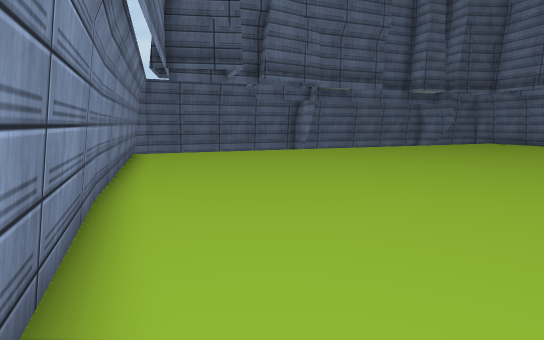
View 1 (above)

15 first-person views from a walk through a 3-D level made in the Unity game engine. The camera is 1.3 m above the floor, tilts 8° down and sees 80° across. The floor is counted in squares, 1 m on a side. Each view is taken from the middle of a square. On the plan, view 1 faces up. The plan holds only what a view shows up to about 14 squares ahead; the rest is blank. The place goes on beyond the plan. Some surface patterns are stand-ins.

View 2
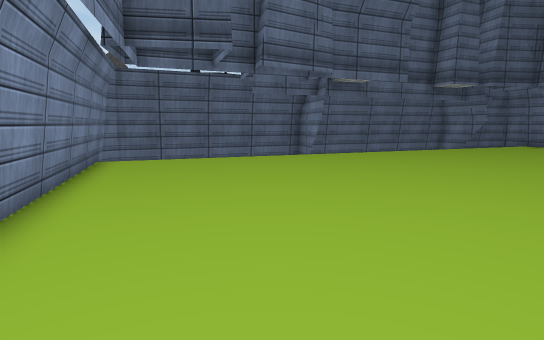

View 3
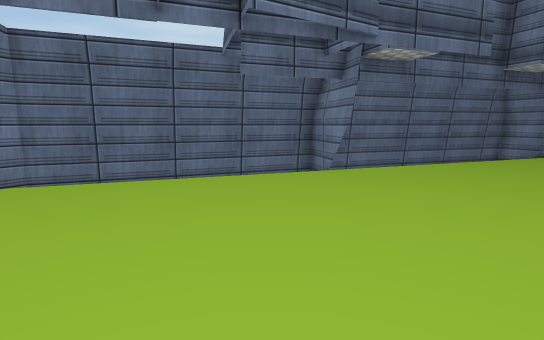

View 4
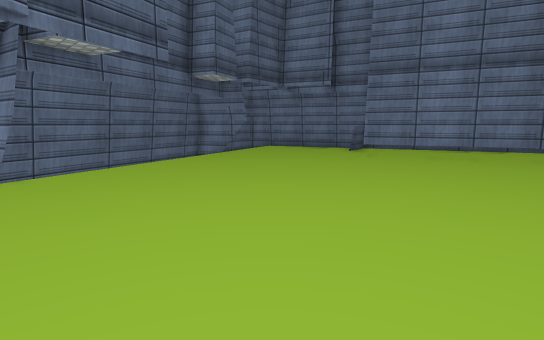

View 5
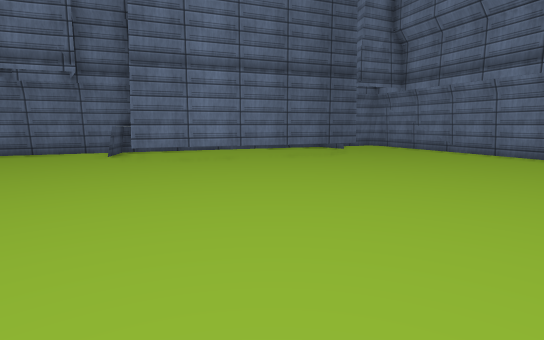

View 6
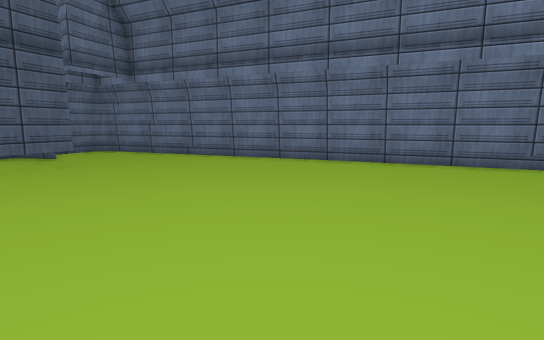

View 7
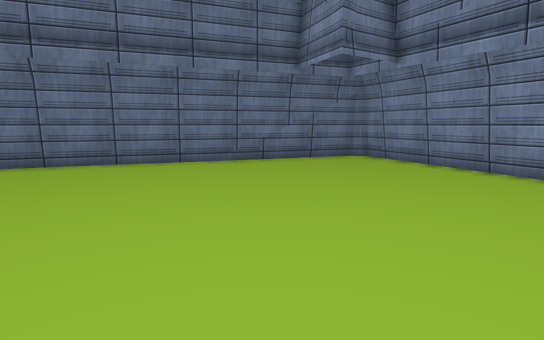

View 8
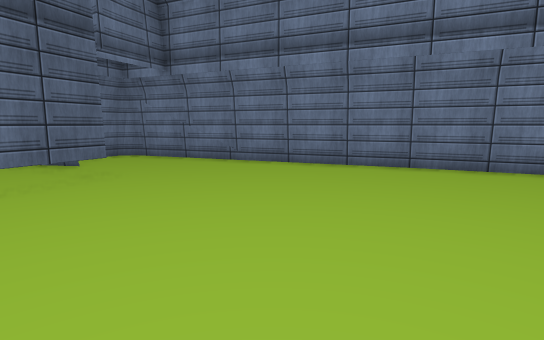

View 9
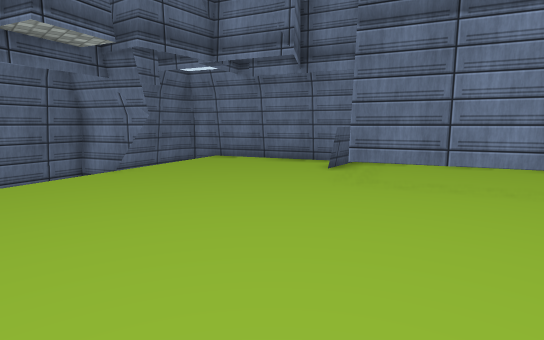

View 10
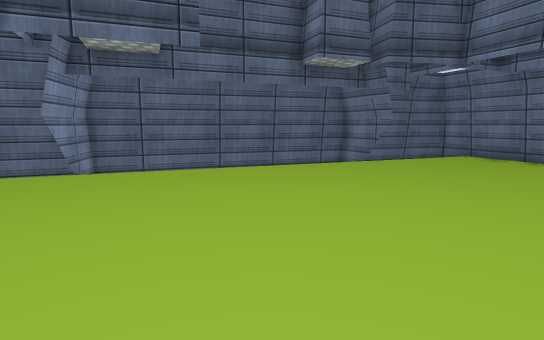

View 11
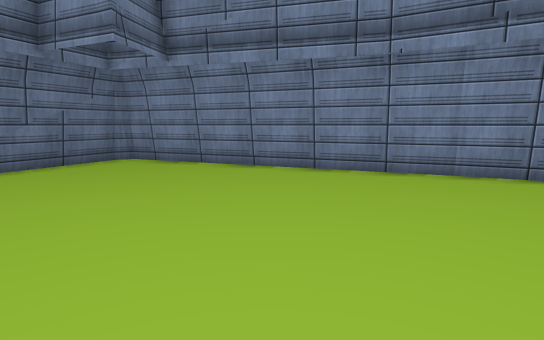

View 12
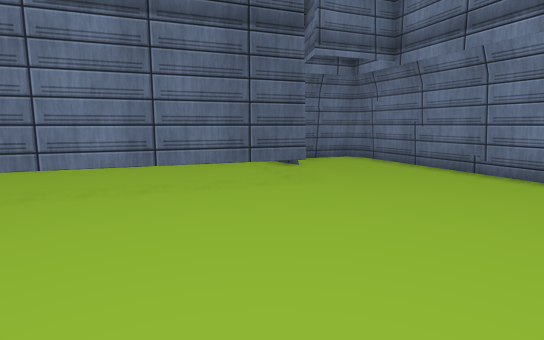

View 13
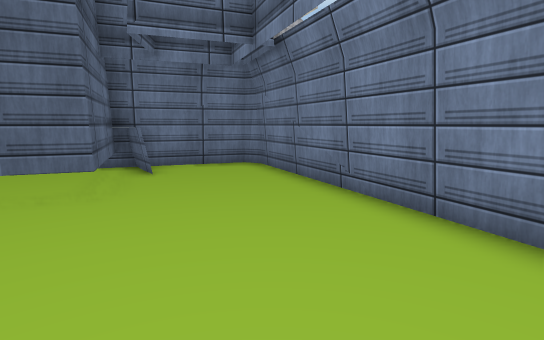

View 14
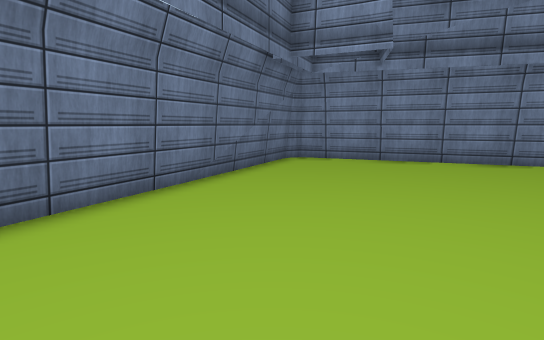

View 15
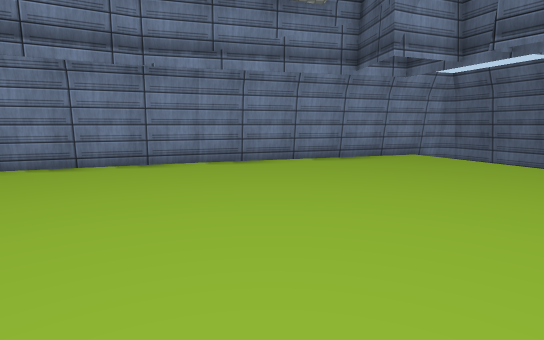

### Floor plan
Key: @ floor where view 1 was taken; # wall or solid block; . floor; / step, stairs or slope.
Columns run from 6 left of view 1 to 22 right of it. Each row starts with its distance up from view 1.
 24                    ###
 23                  ###/#
 22              ####   /##
 21           ####//##....#
 20         ###// //.#....#
 19      ####/  /.........##
 18    ###//#/.............#
 17 ####/ //#..............#
 16 #/ //................###
 15 #//.................##
 14 #...................#
 13 #...................##
 12 ##...................#
 11  #...................##
 10  #....................#
  9  ##...................#
  8   #...................##
  7   #....................#####
  6   ##.......................##
  5    #........................#
  4    ##.......................#
  3     #.....................###
  2     #...................###
  1     ##................###
  0      #@............####
 -1      ##..........###
 -2       #.......####
 -3       #....####
 -4       ######

Positions as (right, up) in squares from view 1, and headings:
1: (0, 0), facing up
2: (0, 3), facing up
3: (0, 8), facing up
4: (1, 8), facing up-right
5: (2, 10), facing right
6: (5, 9), facing down-right
7: (5, 9), facing down
8: (8, 9), facing down-right
9: (7, 11), facing up-right
10: (7, 9), facing up
11: (6, 8), facing down-left
12: (9, 7), facing right
13: (11, 3), facing right
14: (11, 4), facing down-left
15: (8, 8), facing left
